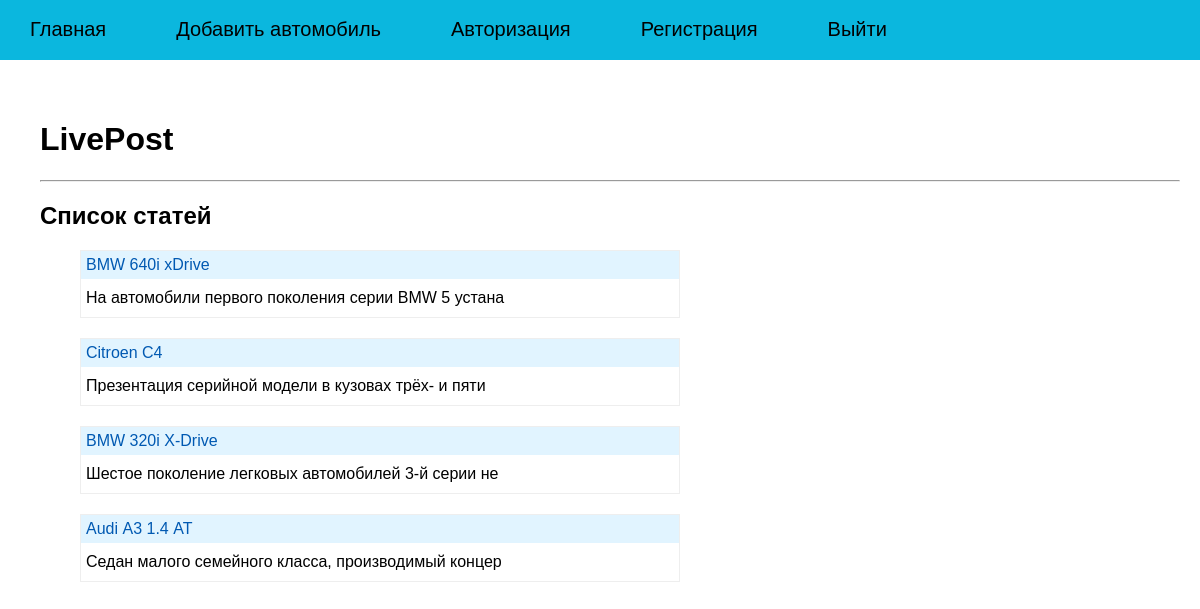
The page / on the database its author committed.
### tables this page shows
CREATE TABLE mainmenu (
id integer primary key autoincrement,
title text not null,
url text not null
);

CREATE TABLE posts (
id integer PRIMARY KEY AUTOINCREMENT,
title text NOT NULL,
text text NOT NULL,
url text NOT NULL,
time integer NOT NULL
);

### flsite.py (the view)
@app.route("/")
def index():
    if 'visits' in session:
        session['visits'] = session.get('visits') + 1
        session.modified = True
    else:
        session['visits'] = 1
    print(f'session col = {session["visits"]}')
    return render_template(
        'index.html',
        menu=dbase.getMenu(),
        cars=dbase.getCarsAnonce())

### FDataBase.py (called while the page is built)
    def getMenu(self):
        sql = '''SELECT * FROM mainmenu'''
        try:
            self.__cur.execute(sql)
            res = self.__cur.fetchall()
            if res:
                return res
        except:
            print("Ошибка чтения из БД")
        return []

    def getCarsAnonce(self):
        try:
            self.__cur.execute(
                f"SELECT id, title, text, url FROM posts ORDER BY time DESC")
            res = self.__cur.fetchall()
            if res: return res
        except sqlite3.Error as e:
            print("Ошибка получения авто из БД "+str(e))
        return []

### flsite.py (called while the page is built)
@app.before_request
def before_request():
    global dbase
    db = get_db()
    dbase = FDataBase(db)

def connect_db():
    conn = sqlite3.connect(app.config['DATABASE'])
    conn.row_factory = sqlite3.Row
    return conn

def get_db():
    if not hasattr(g, 'link_db'):
        g.link_db = connect_db()
    return g.link_db

### templates/index.html
{% extends 'base.html' %}
{% block content %}
{{ super() }}
<hr>
<h2>Список статей</h2>
<ul class="list-posts">
{% for p in cars %}
<li>
<p class="title"><a href="{{ url_for('showCar', alias=p.url)}}">{{p.title}}</a></p>
<p class="annonce">{{ p.text[:50] | striptags}}</p>
</li>
{% endfor %}
</ul>
{% endblock %}

### templates/base.html (shortened to what this page needs)
<!DOCTYPE html>
<html>
<head>
    <link type="text/css" href="{{ url_for('static', filename='css/styles.css')}}" rel="stylesheet"/>
</head>
<body>
{% block content -%}
    {%- block mainmenu -%}
    <ul class="mainmenu">
        {% for p in menu %}
        <li><a href="{{p.url}}">{{p.title}}</a></li>
        {% endfor %}
    </ul>
    {% endblock mainmenu -%}
<div class="content">
    {% if title -%}
        <h1>{{title}}</h1>
    {% else -%}
        <h1>LivePost</h1>
    {% endif -%}
    {% endblock -%}
</div>
</body>
</html>

### static/css/styles.css (style rules this page uses)
html, body { font-family: 'Arial'; margin: 0; padding: 0; height: 100%; width: 100%; }
a { color: #0059b2; text-decoration: none; }
ul.mainmenu { list-style: none; margin: 0; padding: 0; height: 60px; color: #060606; font-size: 20px; overflow: hidden; background: #0bb7de; }
ul.mainmenu li { float: left; margin: 18px 40px 0 30px; }
ul.mainmenu li a { color: #010101; text-decoration: none; }
.content { padding: 40px 20px 20px 40px; width: 100%; box-sizing: border-box; }
ul.list-posts { list-style: none; margin: 0; padding 0; max-width: 600px; }
ul.list-posts li { margin: 20px 0 0 0; border: 1px solid #eee; }
ul.list-posts .title { margin: 0; padding: 5px; background: rgb(225, 244, 255); }
ul.list-posts .annonce { margin: 0; padding: 10px 5px 10px 5px; }

### rows shown on the page
mainmenu: title "Главная"
mainmenu: title "Добавить автомобиль"
mainmenu: title "Авторизация"
mainmenu: title "Регистрация"
mainmenu: title "Выйти"
posts: title "BMW 640i xDrive", text "На автомобили первого поколения серии BMW 5 устана"
posts: title "Citroen C4", text "Презентация серийной модели в кузовах трёх- и пяти"
posts: title "BMW 320i X-Drive", text "Шестое поколение легковых автомобилей 3-й серии не"
posts: title "Audi А3 1.4 AT", text "Седан малого семейного класса, производимый концер"
